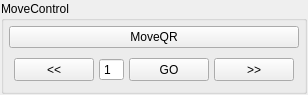
<?xml version="1.0" encoding="UTF-8"?>
<ui version="4.0">
 <class>MoveControlWidget</class>
 <widget class="QWidget" name="MoveControlWidget">
  <property name="geometry">
   <rect>
    <x>0</x>
    <y>0</y>
    <width>282</width>
    <height>87</height>
   </rect>
  </property>
  <property name="sizePolicy">
   <sizepolicy hsizetype="Minimum" vsizetype="Minimum">
    <horstretch>0</horstretch>
    <verstretch>0</verstretch>
   </sizepolicy>
  </property>
  <property name="minimumSize">
   <size>
    <width>0</width>
    <height>0</height>
   </size>
  </property>
  <property name="windowTitle">
   <string>Form</string>
  </property>
  <layout class="QGridLayout" name="gridLayout" rowstretch="0" columnstretch="0" rowminimumheight="0" columnminimumwidth="0">
   <property name="leftMargin">
    <number>1</number>
   </property>
   <property name="topMargin">
    <number>1</number>
   </property>
   <property name="rightMargin">
    <number>1</number>
   </property>
   <property name="bottomMargin">
    <number>1</number>
   </property>
   <property name="spacing">
    <number>1</number>
   </property>
   <item row="0" column="0">
    <widget class="QGroupBox" name="groupBox">
     <property name="sizePolicy">
      <sizepolicy hsizetype="Minimum" vsizetype="Minimum">
       <horstretch>0</horstretch>
       <verstretch>0</verstretch>
      </sizepolicy>
     </property>
     <property name="title">
      <string>MoveControl</string>
     </property>
     <layout class="QGridLayout" name="gridLayout_2">
      <property name="leftMargin">
       <number>5</number>
      </property>
      <property name="topMargin">
       <number>5</number>
      </property>
      <property name="rightMargin">
       <number>5</number>
      </property>
      <property name="bottomMargin">
       <number>5</number>
      </property>
      <property name="spacing">
       <number>5</number>
      </property>
      <item row="1" column="0">
       <layout class="QHBoxLayout" name="horizontalLayout">
        <property name="spacing">
         <number>5</number>
        </property>
        <property name="leftMargin">
         <number>5</number>
        </property>
        <property name="topMargin">
         <number>5</number>
        </property>
        <property name="rightMargin">
         <number>5</number>
        </property>
        <property name="bottomMargin">
         <number>5</number>
        </property>
        <item>
         <widget class="QPushButton" name="btnBack">
          <property name="sizePolicy">
           <sizepolicy hsizetype="Minimum" vsizetype="Minimum">
            <horstretch>0</horstretch>
            <verstretch>0</verstretch>
           </sizepolicy>
          </property>
          <property name="text">
           <string>&lt;&lt;</string>
          </property>
         </widget>
        </item>
        <item>
         <widget class="QSpinBox" name="spinMove">
          <property name="buttonSymbols">
           <enum>QAbstractSpinBox::NoButtons</enum>
          </property>
          <property name="minimum">
           <number>1</number>
          </property>
          <property name="maximum">
           <number>42</number>
          </property>
         </widget>
        </item>
        <item>
         <widget class="QPushButton" name="btnMove">
          <property name="sizePolicy">
           <sizepolicy hsizetype="Minimum" vsizetype="Minimum">
            <horstretch>0</horstretch>
            <verstretch>0</verstretch>
           </sizepolicy>
          </property>
          <property name="text">
           <string>GO</string>
          </property>
         </widget>
        </item>
        <item>
         <widget class="QPushButton" name="btnFront">
          <property name="sizePolicy">
           <sizepolicy hsizetype="Minimum" vsizetype="Minimum">
            <horstretch>0</horstretch>
            <verstretch>0</verstretch>
           </sizepolicy>
          </property>
          <property name="text">
           <string>&gt;&gt;</string>
          </property>
         </widget>
        </item>
       </layout>
      </item>
      <item row="0" column="0">
       <widget class="QPushButton" name="btnMoveQR">
        <property name="text">
         <string>MoveQR</string>
        </property>
       </widget>
      </item>
     </layout>
    </widget>
   </item>
  </layout>
 </widget>
 <resources/>
 <connections/>
</ui>
